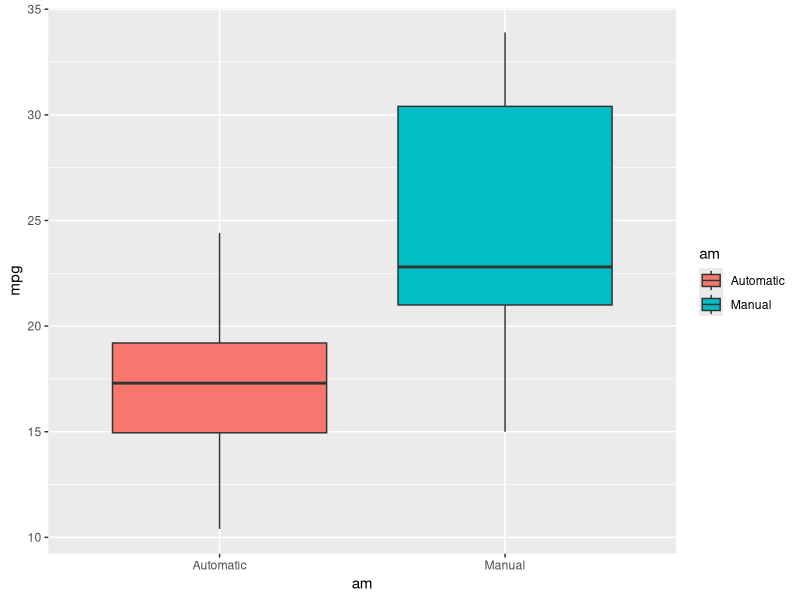
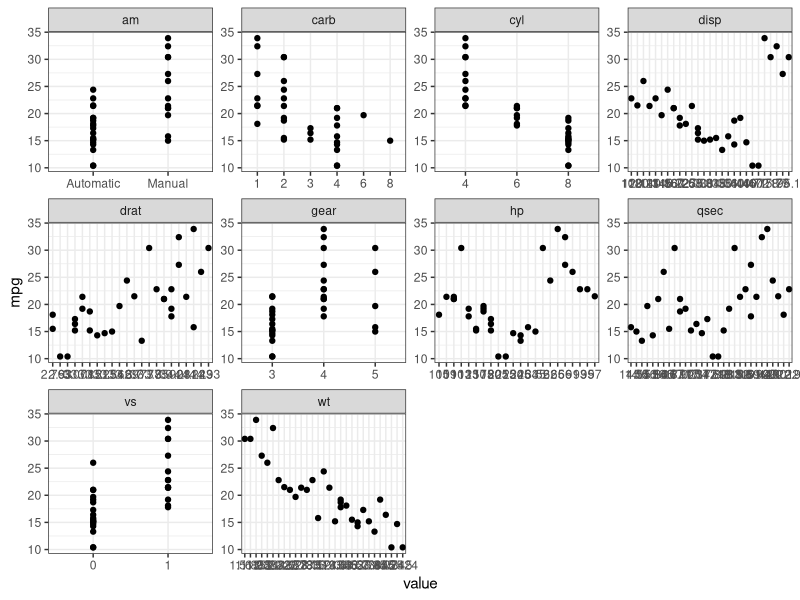
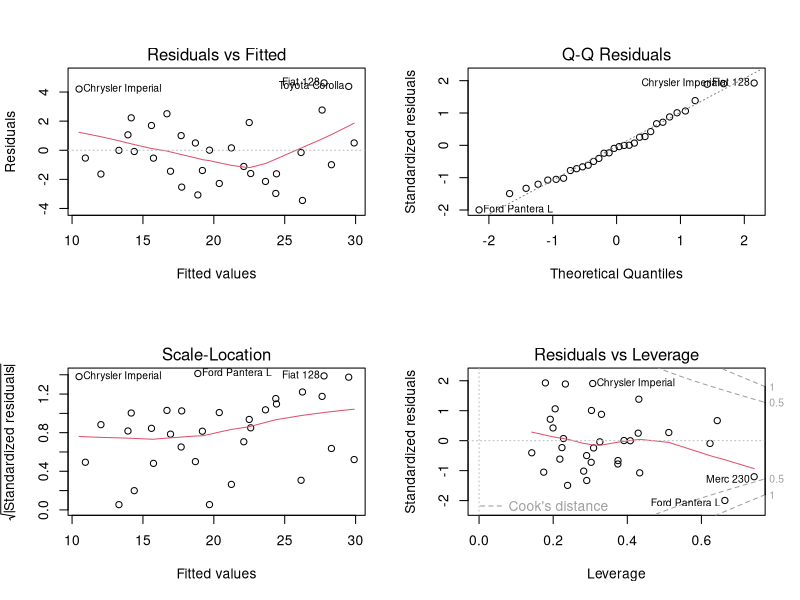

Generate these figures, in order, with R:
## ---- chunk 1
knitr::opts_chunk$set(echo = TRUE)
## ---- chunk 2
head(mtcars)
## ---- chunk 3
summary(mtcars$mpg)
summary(mtcars$am)
## ---- chunk 4
automatic <- subset(mtcars, am == 0)
manual <- subset(mtcars, am == 1)

mean(automatic$mpg)
mean(manual$mpg)
## ---- chunk 5
ttest <- t.test(mpg~am,data=mtcars)
ttest
## ---- chunk 6
fit1 <- lm(mpg~am, data = mtcars)
summary(fit1)
## ---- chunk 7

fit2 <- lm(mpg~., data = mtcars)
summary(fit2)
## ---- chunk 8

fit3 <- step(lm(mpg~., data = mtcars))
summary(fit2)
## ---- chunk 9
library(ggplot2)
mtcars$am <-  as.factor(mtcars$am)
levels(mtcars$am)<- c("Automatic", "Manual")
graph <- ggplot(mtcars,aes(x = am, y = mpg))+geom_boxplot(aes(fill=am))
graph
## ---- chunk 10
library(tidyr)
library(ggplot2)
mtcars %>% gather(-mpg, key = "var", value = "value") %>%
  ggplot (aes(x = value, y = mpg))+ geom_point() +facet_wrap(~ var, scales = "free") + theme_bw()

## ---- chunk 11
fit2_resid <- resid(fit2)
par(mfrow = c(2,2))
plot(fit2)
